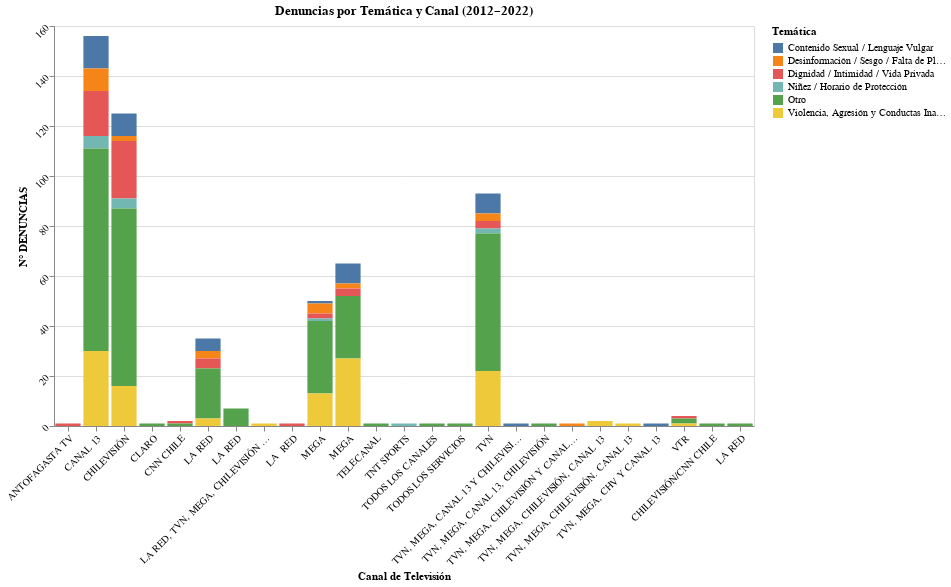

Source (notebook cell):
### Code cell
import altair as alt

chart = alt.Chart(agrupado).mark_bar().encode(
    x=alt.X('CANAL / CABLE ESTANDARIZADO:N', title='Canal de Televisión'),
    y=alt.Y('N° DENUNCIAS:Q', title='N° DENUNCIAS'),
    color=alt.Color('Temática Agrupada:N', title='Temática'),
    tooltip=['Temática Agrupada', 'CANAL / CABLE ESTANDARIZADO', 'N° DENUNCIAS']
).properties(
    width=700,
    height=400,
    title='Denuncias por Temática y Canal (2012–2022)'
).configure_axis(
    labelAngle=-45
)

chart

### Figure 1 — Vega-Lite specification as saved in the notebook (floating-point values rounded to 4 significant figures)
{"config": {"view": {"continuousWidth": 300, "continuousHeight": 300}, "axis": {"labelAngle": -45}}, "data": {"name": "data-a41c9b7dddad49b1034966d9cffd926b"}, "mark": {"type": "bar"}, "encoding": {"color": {"field": "Temática Agrupada", "title": "Temática", "type": "nominal"}, "tooltip": [{"field": "Temática Agrupada", "type": "nominal"}, {"field": "CANAL / CABLE ESTANDARIZADO", "type": "nominal"}, {"field": "N° DENUNCIAS", "type": "quantitative"}], "x": {"field": "CANAL / CABLE ESTANDARIZADO", "title": "Canal de Televisión", "type": "nominal"}, "y": {"field": "N° DENUNCIAS", "title": "N° DENUNCIAS", "type": "quantitative"}}, "height": 400, "title": "Denuncias por Temática y Canal (2012–2022)", "width": 700, "$schema": "https://vega.github.io/schema/vega-lite/v5.20.1.json", "datasets": {"data-a41c9b7dddad49b1034966d9cffd926b": [{"Temática Agrupada": "Contenido Sexual / Lenguaje Vulgar", "CANAL / CABLE ESTANDARIZADO": "CANAL 13", "N° DENUNCIAS": 13}, {"Temática Agrupada": "Contenido Sexual / Lenguaje Vulgar", "CANAL / CABLE ESTANDARIZADO": "CHILEVISIÓN", "N° DENUNCIAS": 9}, {"Temática Agrupada": "Contenido Sexual / Lenguaje Vulgar", "CANAL / CABLE ESTANDARIZADO": "LA RED", "N° DENUNCIAS": 5}, {"Temática Agrupada": "Contenido Sexual / Lenguaje Vulgar", "CANAL / CABLE ESTANDARIZADO": "MEGA", "N° DENUNCIAS": 1}, {"Temática Agrupada": "Contenido Sexual / Lenguaje Vulgar", "CANAL / CABLE ESTANDARIZADO": "MEGA ", "N° DENUNCIAS": 8}, {"Temática Agrupada": "Contenido Sexual / Lenguaje Vulgar", "CANAL / CABLE ESTANDARIZADO": "TVN", "N° DENUNCIAS": 8}, {"Temática Agrupada": "Contenido Sexual / Lenguaje Vulgar", "CANAL / CABLE ESTANDARIZADO": "TVN, MEGA, CANAL 13 Y CHILEVISIÓN", "N° DENUNCIAS": 1}, {"Temática Agrupada": "Contenido Sexual / Lenguaje Vulgar", "CANAL / CABLE ESTANDARIZADO": "TVN, MEGA, CHV Y CANAL 13", "N° DENUNCIAS": 1}, {"Temática Agrupada": "Desinformación / Sesgo / Falta de Pluralismo / Manipulación", "CANAL / CABLE ESTANDARIZADO": "CANAL 13", "N° DENUNCIAS": 9}, {"Temática Agrupada": "Desinformación / Sesgo / Falta de Pluralismo / Manipulación", "CANAL / CABLE ESTANDARIZADO": "CHILEVISIÓN", "N° DENUNCIAS": 2}, {"Temática Agrupada": "Desinformación / Sesgo / Falta de Pluralismo / Manipulación", "CANAL / CABLE ESTANDARIZADO": "LA RED", "N° DENUNCIAS": 3}, {"Temática Agrupada": "Desinformación / Sesgo / Falta de Pluralismo / Manipulación", "CANAL / CABLE ESTANDARIZADO": "MEGA", "N° DENUNCIAS": 4}, {"Temática Agrupada": "Desinformación / Sesgo / Falta de Pluralismo / Manipulación", "CANAL / CABLE ESTANDARIZADO": "MEGA ", "N° DENUNCIAS": 2}, {"Temática Agrupada": "Desinformación / Sesgo / Falta de Pluralismo / Manipulación", "CANAL / CABLE ESTANDARIZADO": "TVN", "N° DENUNCIAS": 3}, {"Temática Agrupada": "Desinformación / Sesgo / Falta de Pluralismo / Manipulación", "CANAL / CABLE ESTANDARIZADO": "TVN, MEGA, CHILEVISIÓN Y CANAL 13", "N° DENUNCIAS": 1}, {"Temática Agrupada": "Dignidad / Intimidad / Vida Privada", "CANAL / CABLE ESTANDARIZADO": "ANTOFAGASTA TV", "N° DENUNCIAS": 1}, {"Temática Agrupada": "Dignidad / Intimidad / Vida Privada", "CANAL / CABLE ESTANDARIZADO": "CANAL 13", "N° DENUNCIAS": 18}, {"Temática Agrupada": "Dignidad / Intimidad / Vida Privada", "CANAL / CABLE ESTANDARIZADO": "CHILEVISIÓN", "N° DENUNCIAS": 23}, {"Temática Agrupada": "Dignidad / Intimidad / Vida Privada", "CANAL / CABLE ESTANDARIZADO": "CNN CHILE", "N° DENUNCIAS": 1}, {"Temática Agrupada": "Dignidad / Intimidad / Vida Privada", "CANAL / CABLE ESTANDARIZADO": "LA RED", "N° DENUNCIAS": 4}, {"Temática Agrupada": "Dignidad / Intimidad / Vida Privada", "CANAL / CABLE ESTANDARIZADO": "LA  RED", "N° DENUNCIAS": 1}, {"Temática Agrupada": "Dignidad / Intimidad / Vida Privada", "CANAL / CABLE ESTANDARIZADO": "MEGA", "N° DENUNCIAS": 2}, {"Temática Agrupada": "Dignidad / Intimidad / Vida Privada", "CANAL / CABLE ESTANDARIZADO": "MEGA ", "N° DENUNCIAS": 3}, {"Temática Agrupada": "Dignidad / Intimidad / Vida Privada", "CANAL / CABLE ESTANDARIZADO": "TVN", "N° DENUNCIAS": 3}, {"Temática Agrupada": "Dignidad / Intimidad / Vida Privada", "CANAL / CABLE ESTANDARIZADO": "VTR", "N° DENUNCIAS": 1}, {"Temática Agrupada": "Niñez / Horario de Protección", "CANAL / CABLE ESTANDARIZADO": "CANAL 13", "N° DENUNCIAS": 5}, {"Temática Agrupada": "Niñez / Horario de Protección", "CANAL / CABLE ESTANDARIZADO": "CHILEVISIÓN", "N° DENUNCIAS": 4}, {"Temática Agrupada": "Niñez / Horario de Protección", "CANAL / CABLE ESTANDARIZADO": "MEGA", "N° DENUNCIAS": 1}, {"Temática Agrupada": "Niñez / Horario de Protección", "CANAL / CABLE ESTANDARIZADO": "TNT SPORTS", "N° DENUNCIAS": 1}, {"Temática Agrupada": "Niñez / Horario de Protección", "CANAL / CABLE ESTANDARIZADO": "TVN", "N° DENUNCIAS": 2}, {"Temática Agrupada": "Otro", "CANAL / CABLE ESTANDARIZADO": "CANAL 13", "N° DENUNCIAS": 81}, {"Temática Agrupada": "Otro", "CANAL / CABLE ESTANDARIZADO": "CHILEVISIÓN", "N° DENUNCIAS": 71}, {"Temática Agrupada": "Otro", "CANAL / CABLE ESTANDARIZADO": "CLARO", "N° DENUNCIAS": 1}, {"Temática Agrupada": "Otro", "CANAL / CABLE ESTANDARIZADO": "CNN CHILE", "N° DENUNCIAS": 1}, {"Temática Agrupada": "Otro", "CANAL / CABLE ESTANDARIZADO": "LA RED", "N° DENUNCIAS": 20}, {"Temática Agrupada": "Otro", "CANAL / CABLE ESTANDARIZADO": "LA RED ", "N° DENUNCIAS": 7}, {"Temática Agrupada": "Otro", "CANAL / CABLE ESTANDARIZADO": "MEGA", "N° DENUNCIAS": 29}, {"Temática Agrupada": "Otro", "CANAL / CABLE ESTANDARIZADO": "MEGA ", "N° DENUNCIAS": 25}, {"Temática Agrupada": "Otro", "CANAL / CABLE ESTANDARIZADO": "TELECANAL", "N° DENUNCIAS": 1}, {"Temática Agrupada": "Otro", "CANAL / CABLE ESTANDARIZADO": "TODOS LOS CANALES", "N° DENUNCIAS": 1}, {"Temática Agrupada": "Otro", "CANAL / CABLE ESTANDARIZADO": "TODOS LOS SERVICIOS", "N° DENUNCIAS": 1}, {"Temática Agrupada": "Otro", "CANAL / CABLE ESTANDARIZADO": "TVN", "N° DENUNCIAS": 55}, {"Temática Agrupada": "Otro", "CANAL / CABLE ESTANDARIZADO": "TVN, MEGA, CANAL 13, CHILEVISIÓN", "N° DENUNCIAS": 1}, {"Temática Agrupada": "Otro", "CANAL / CABLE ESTANDARIZADO": "VTR", "N° DENUNCIAS": 2}, {"Temática Agrupada": "Otro", "CANAL / CABLE ESTANDARIZADO": " CHILEVISIÓN/CNN CHILE", "N° DENUNCIAS": 1}, {"Temática Agrupada": "Otro", "CANAL / CABLE ESTANDARIZADO": " LA RED", "N° DENUNCIAS": 1}, {"Temática Agrupada": "Violencia, Agresión y Conductas Inapropiadas", "CANAL / CABLE ESTANDARIZADO": "CANAL 13", "N° DENUNCIAS": 30}, {"Temática Agrupada": "Violencia, Agresión y Conductas Inapropiadas", "CANAL / CABLE ESTANDARIZADO": "CHILEVISIÓN", "N° DENUNCIAS": 16}, {"Temática Agrupada": "Violencia, Agresión y Conductas Inapropiadas", "CANAL / CABLE ESTANDARIZADO": "LA RED", "N° DENUNCIAS": 3}, {"Temática Agrupada": "Violencia, Agresión y Conductas Inapropiadas", "CANAL / CABLE ESTANDARIZADO": "LA RED, TVN, MEGA, CHILEVISIÓN Y CANAL 13", "N° DENUNCIAS": 1}, {"Temática Agrupada": "Violencia, Agresión y Conductas Inapropiadas", "CANAL / CABLE ESTANDARIZADO": "MEGA", "N° DENUNCIAS": 13}, {"Temática Agrupada": "Violencia, Agresión y Conductas Inapropiadas", "CANAL / CABLE ESTANDARIZADO": "MEGA ", "N° DENUNCIAS": 27}, {"Temática Agrupada": "Violencia, Agresión y Conductas Inapropiadas", "CANAL / CABLE ESTANDARIZADO": "TVN", "N° DENUNCIAS": 22}, {"Temática Agrupada": "Violencia, Agresión y Conductas Inapropiadas", "CANAL / CABLE ESTANDARIZADO": "TVN, MEGA, CHILEVISIÓN, CANAL 13", "N° DENUNCIAS": 2}, {"Temática Agrupada": "Violencia, Agresión y Conductas Inapropiadas", "CANAL / CABLE ESTANDARIZADO": "TVN, MEGA, CHILEVISIÓN. CANAL 13", "N° DENUNCIAS": 1}, {"Temática Agrupada": "Violencia, Agresión y Conductas Inapropiadas", "CANAL / CABLE ESTANDARIZADO": "VTR", "N° DENUNCIAS": 1}]}}
